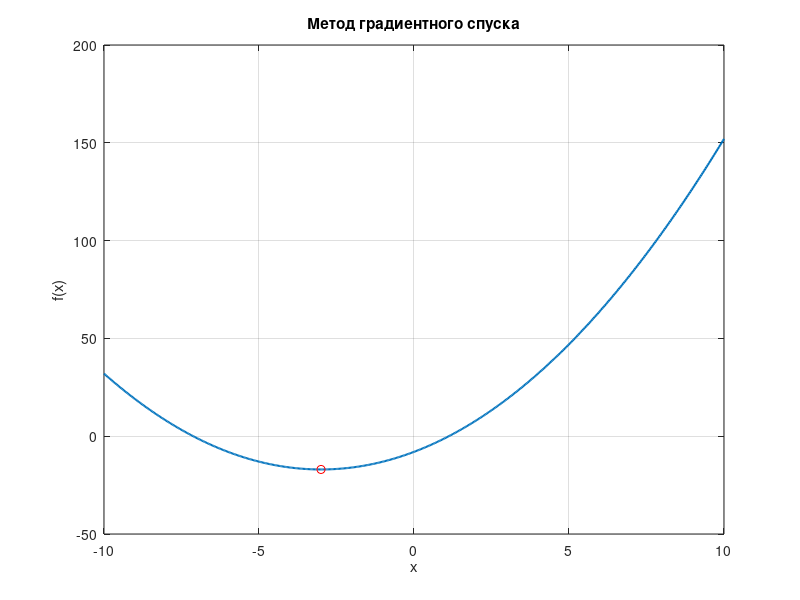

Write MATLAB code to recreate this figure.
% =========================================================
% ЛР8 — Градиентный спуск
% f(x)=x^2+6x-8
% =========================================================

clear;
clc;
close all;

%% Функция и градиент

f  = @(x) x.^2 + 6*x - 8;
df = @(x) 2*x + 6;

%% Параметры

x = 10;          % начальная точка
alpha = 0.1;     % шаг обучения
eps = 0.001;

max_iter = 1000;

%% =========================================================
% Итерации
% =========================================================

iter = 0;

while abs(df(x)) > eps && iter < max_iter

    x = x - alpha * df(x);

    iter = iter + 1;

end

xmin = x;
ymin = f(xmin);

%% =========================================================
% График
% =========================================================

x_plot = linspace(-10,10,500);

figure('Visible','off','Name','Градиентный спуск','NumberTitle','off');

plot(x_plot, f(x_plot),'LineWidth',1.5);
grid on;
hold on;

plot(xmin, ymin, 'ro');

title('Метод градиентного спуска');
xlabel('x');
ylabel('f(x)');

%% =========================================================
% Сохранение
% =========================================================

exportgraphics(gcf,'lab8_gradient.png','Resolution',300);
close(gcf);

fileID = fopen('lab8_gradient.txt','w');

fprintf(fileID,'ЛР8 - Градиентный спуск\n\n');
fprintf(fileID,'xmin = %.6f\n', xmin);
fprintf(fileID,'f(xmin) = %.6f\n', ymin);
fprintf(fileID,'итераций = %d\n', iter);
fprintf(fileID,'alpha = %.4f\n', alpha);

fclose(fileID);

disp('Готово: lab8_gradient.png и lab8_gradient.txt');
